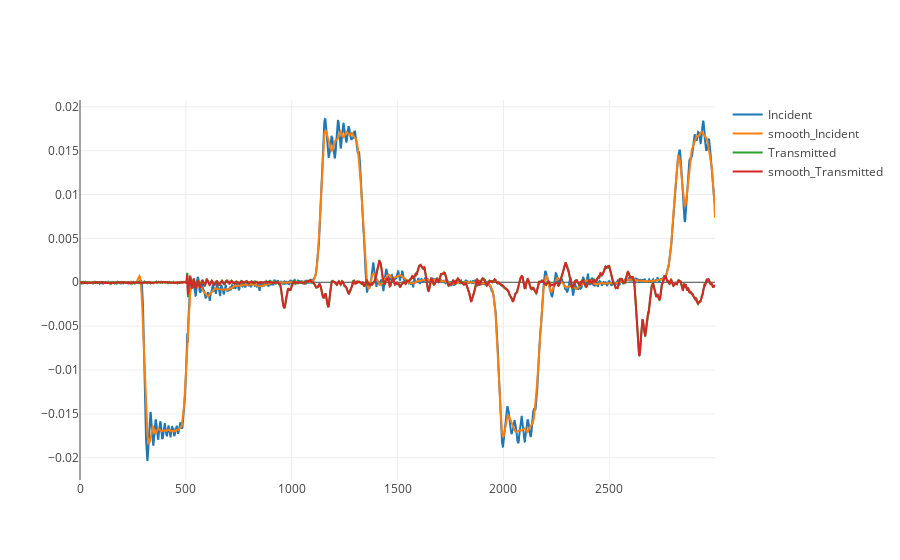

The code cell stored with this chart in its notebook:
### Code cell
smooth_value = 57
sav_incid = savgol_filter(incid, smooth_value, 3)
sav_trans = savgol_filter(trans, smooth_value - 50, 3)

fig1 = go.Figure(layout=dict(template = "none"))
fig1.add_trace(go.Scatter(y = incid, name = "Incident"))
fig1.add_trace(go.Scatter(y = sav_incid, name = "smooth_Incident"))

fig1.add_trace(go.Scatter(y = trans, name = "Transmitted"))
fig1.add_trace(go.Scatter(y = sav_trans, name = "smooth_Transmitted"))

fig1.show()

### Figure 1 — Plotly figure (JSON) as saved in the notebook; plotly's stock layout.template omitted (floating-point values rounded to 4 significant figures; data arrays with more than 128 entries replaced by an {"elided": "..."} marker saying what was removed)
{"data": [{"name": "Incident", "type": "scatter", "y": {"elided": "3000 float values"}}, {"name": "smooth_Incident", "type": "scatter", "y": {"elided": "3000 float values"}}, {"name": "Transmitted", "type": "scatter", "y": {"elided": "3000 float values"}}, {"name": "smooth_Transmitted", "type": "scatter", "y": {"elided": "3000 float values"}}], "layout": {}}
